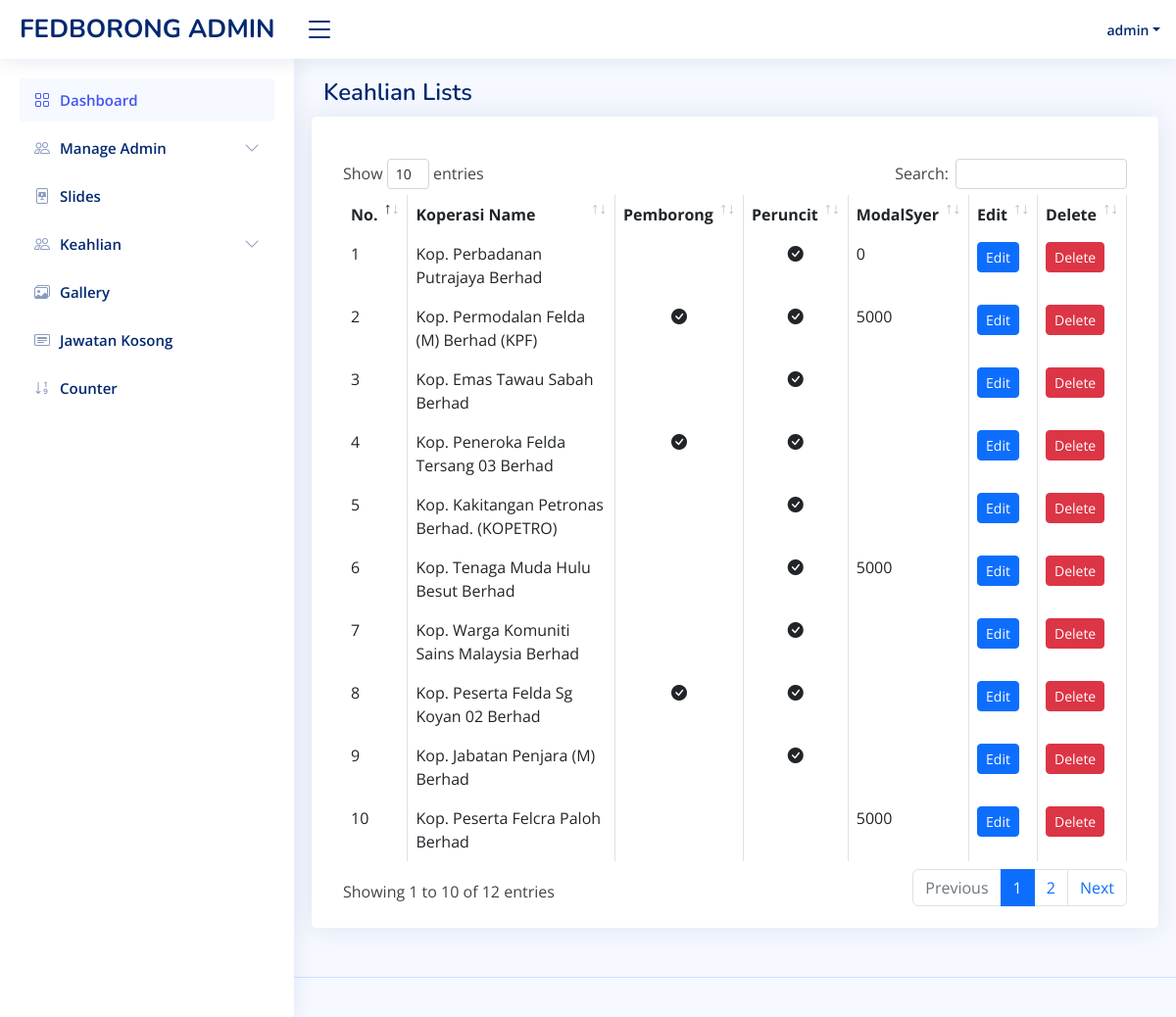
Before: /admin-membership.php (signed in) with the older database file.
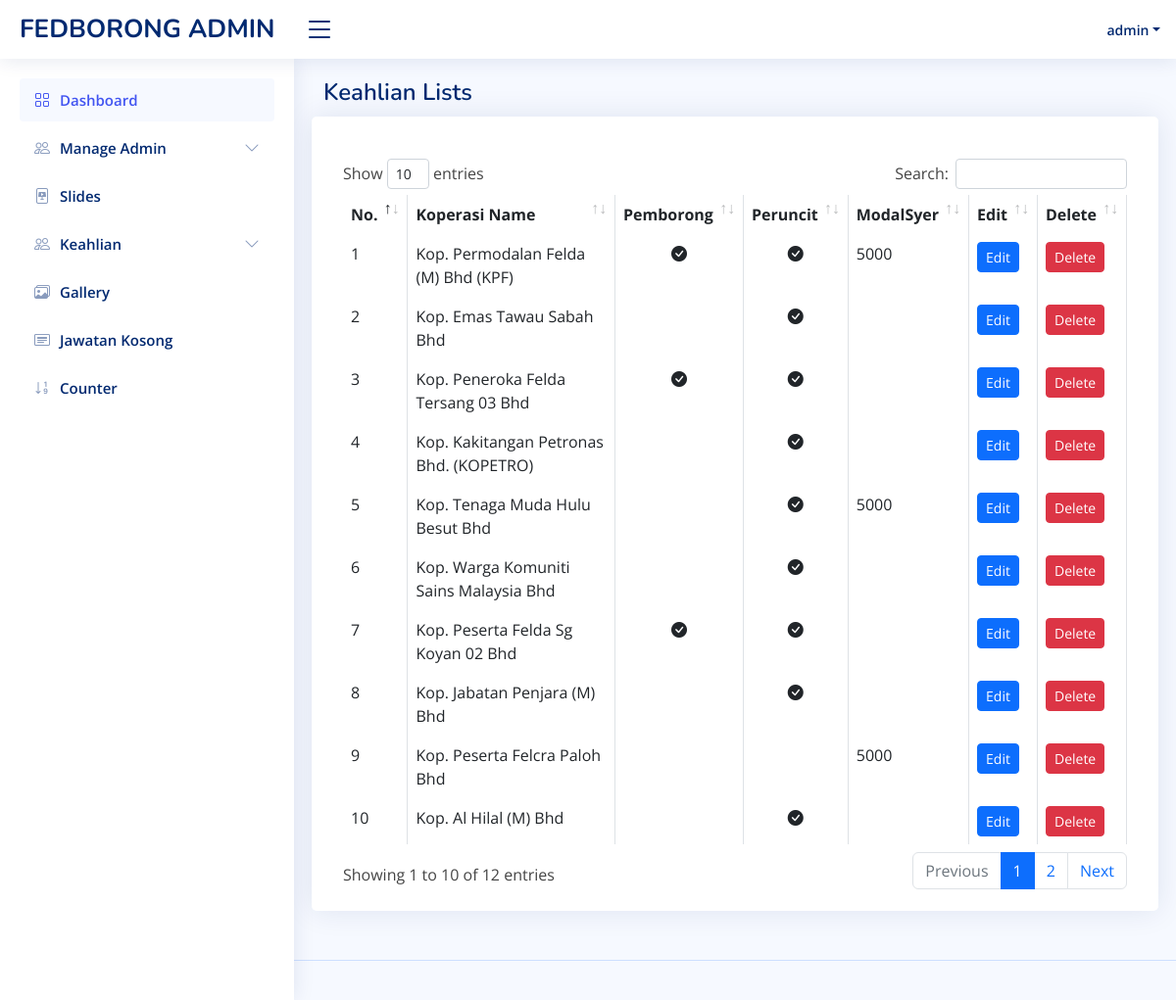
After: the same page with the newer database file.
### tables this page shows
CREATE TABLE `keahlian` (
  `Id` int(11) NOT NULL,
  `Koperasi` varchar(1000) NOT NULL,
  `Pemborong` tinyint(11) DEFAULT NULL COMMENT '1=Ya, 2= Tidak',
  `Peruncitan` tinyint(11) DEFAULT NULL COMMENT '1=Ya, 2=Tidak',
  `ModalSyer` float DEFAULT NULL
);

### admin-membership.php (the view, shortened to what this page needs)
<?php
    if(isset($_SESSION['username'])) {
?>
<?php
include 'admin/admin-header.php';
?>
<body>
<?php include 'admin-nav.php';?>
  <main id="main" class="main">
  <div class="pagetitle">
      <h1>Keahlian Lists</h1>
    </div>
    <section class="section">
      <div class="row">
      <div class="card card-outline card-primary">
            <div class="card-body">
              <h5 class="card-title"></h5>
              <table class="table tabe-hover table-bordered" id="list">
                <thead>
                  <tr>
                    <th scope="col">No.</th>
                    <th scope="col">Koperasi Name</th>
                    <th scope="col">Pemborong</th>
                    <th scope="col">Peruncit</th>
                    <th scope="col">ModalSyer</th>
                    <th scope="col">Edit</th>
                    <th scope="col">Delete</th>
                  </tr>
                </thead>
                <tbody>
                  <?php
                  $count=1;
                  $sel_query="Select * from keahlian ORDER BY id desc;";
                  $result = mysqli_query($conn,$sel_query);
                  while($row = mysqli_fetch_assoc($result)) { ?>
                  <tr>
                    <td><?php echo $count; ?></td>
                    <td><?php echo $row['Koperasi'] ?></td>
                    <td class="text-center">
                    <?php
                    switch ($row['Pemborong']) {
                        case '1':
                            echo "<span> <i class='bi bi-check-circle-fill'></i></span>";
                            break;
                        case '2':
                            echo "<span> </span>";
                            break;
                    }
                    ?>
                </td>
                <td class="text-center">
                <?php
                switch ($row['Peruncitan']) {
                    case '1':
                        echo "<span> <i class='bi bi-check-circle-fill'></i></span>";
                        break;
                    case '2':
                        echo "<span></span>";
                        break;
                }
                ?>
                   </td>
                    <td><?php echo $row['ModalSyer'] ?></td>
                    <td><a href="admin-member-edit?id=<?php echo $row['Id'] ?>" class="btn btn-primary btn-sm">Edit</a></td>
                    <td>
                    <button type="button" class="btn btn-danger btn-sm" data-bs-toggle="modal" data-bs-target="#verticalycentered-<?php echo $row['Id'] ?>">
                     Delete
                    </button>
                    </td>
                  </tr>
                  <?php $count++; } ?>
                </tbody>
              </table>
            </div>
          </div>
      </div>
    </section>
  </main>
  <?php include 'admin/admin-footer.php' ?>
<?php
    } else {
        header("Location: ../Moderna/admin-login?error=login_first");
        exit();
    }
 ?>

Changed rows visible on the page:
removed keahlian: Koperasi "Kop. Perbadanan Putrajaya Berhad", Peruncitan 1 (drawn), ModalSyer "0"
changed keahlian: Koperasi "Kop. Permodalan Felda (M) Berhad (KPF)" → "Kop. Permodalan Felda (M) Bhd (KPF)"
changed keahlian: Koperasi "Kop. Emas Tawau Sabah Berhad" → "Kop. Emas Tawau Sabah Bhd"
changed keahlian: Koperasi "Kop. Peneroka Felda Tersang 03 Berhad" → "Kop. Peneroka Felda Tersang 03 Bhd"
changed keahlian: Koperasi "Kop. Kakitangan Petronas Berhad. (KOPETRO)" → "Kop. Kakitangan Petronas Bhd. (KOPETRO)"
changed keahlian: Koperasi "Kop. Tenaga Muda Hulu Besut Berhad" → "Kop. Tenaga Muda Hulu Besut Bhd"
changed keahlian: Koperasi "Kop. Warga Komuniti Sains Malaysia Berhad" → "Kop. Warga Komuniti Sains Malaysia Bhd"
changed keahlian: Koperasi "Kop. Peserta Felda Sg Koyan 02 Berhad" → "Kop. Peserta Felda Sg Koyan 02 Bhd"
changed keahlian: Koperasi "Kop. Jabatan Penjara (M) Berhad" → "Kop. Jabatan Penjara (M) Bhd"
changed keahlian: Koperasi "Kop. Peserta Felcra Paloh Berhad" → "Kop. Peserta Felcra Paloh Bhd"
now on this page (row edited): keahlian: Koperasi "Kop. Al Hilal (M) Bhd", Peruncitan 1 (drawn)
